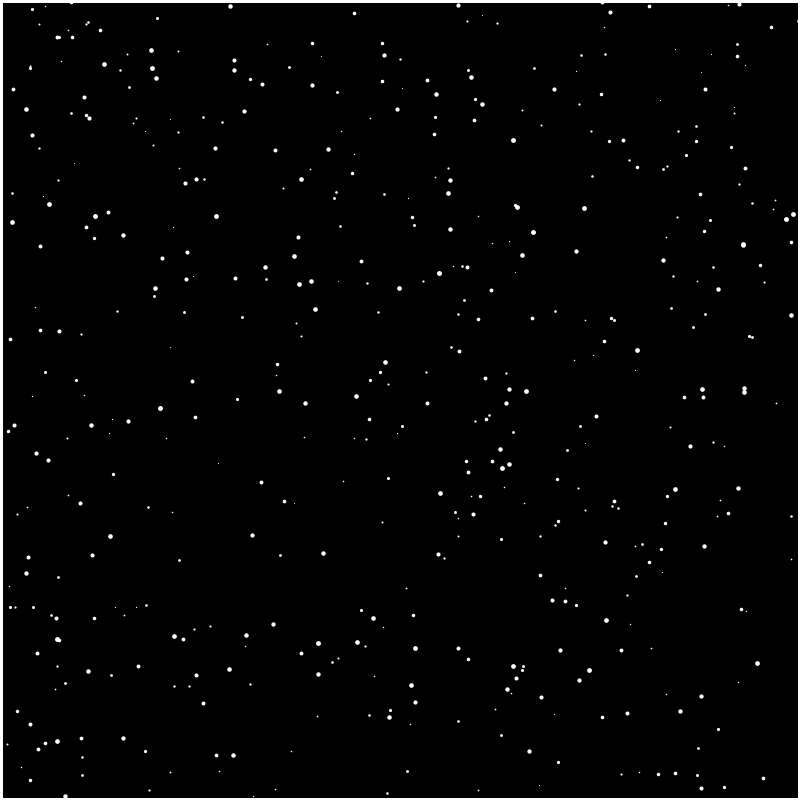
Frame 1 (no input)
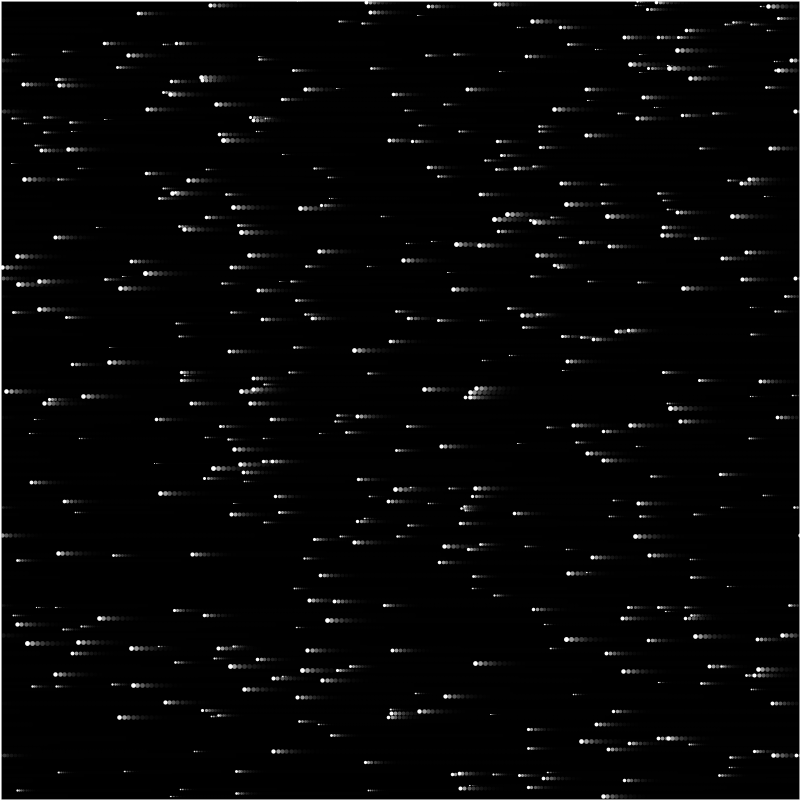
Frame 60 (the mouse pressed at the canvas centre just before this capture)
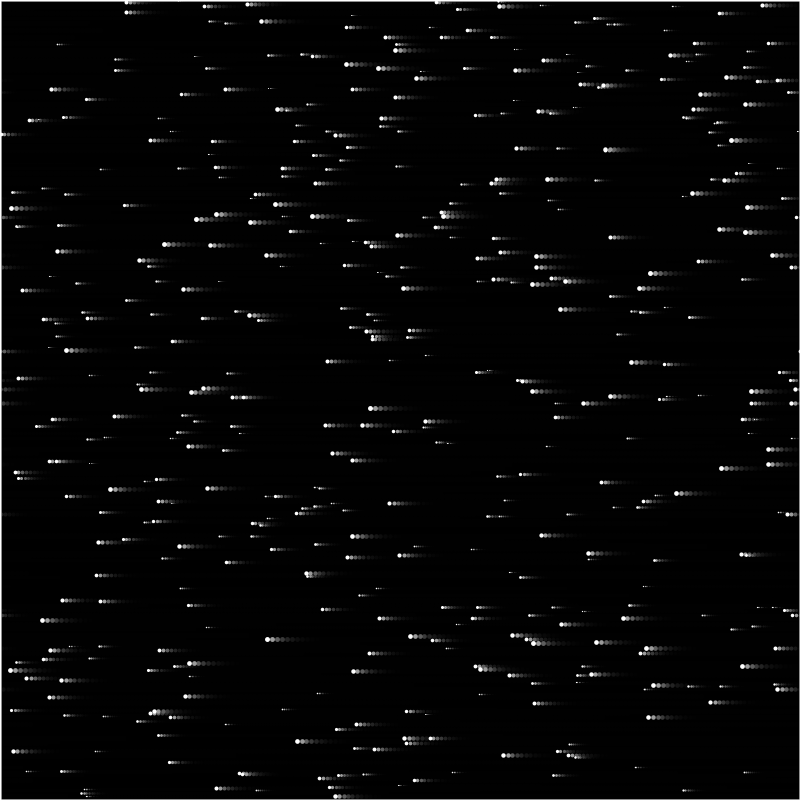
Frame 120 (the mouse held since frame 60 and released just before this capture)

The Processing sketch that drew these frames (run headless with seeded random() and noise(); from frame 60 on, the mouse is pressed at the canvas centre):

// Processing sketch: Starfield
// ── Starfield.pde
int LIMIT = 500;
float[] x = new float[LIMIT];
float[] y = new float[LIMIT];
float[] speed = new float[LIMIT];

void setup() {
  size(800, 800);
  background(0);
  stroke(255);
  strokeWeight(5);

  int i = 0;
  while (i < LIMIT) {    
    x[i] = random(0, width);
    y[i] = random(0, height);
    speed[i] = random(1, 5);
    i++;
  }
}

void draw() {
  fill(0, 100);
  rect(0,0,width,height);
  
  int i = 0;
  while (i < LIMIT) {    
    strokeWeight(speed[i]);
    point(x[i], y[i]);
    x[i] -= speed[i];
    if (x[i] < 0) {
      x[i] = width;
    }
    i++;
  }
}  
